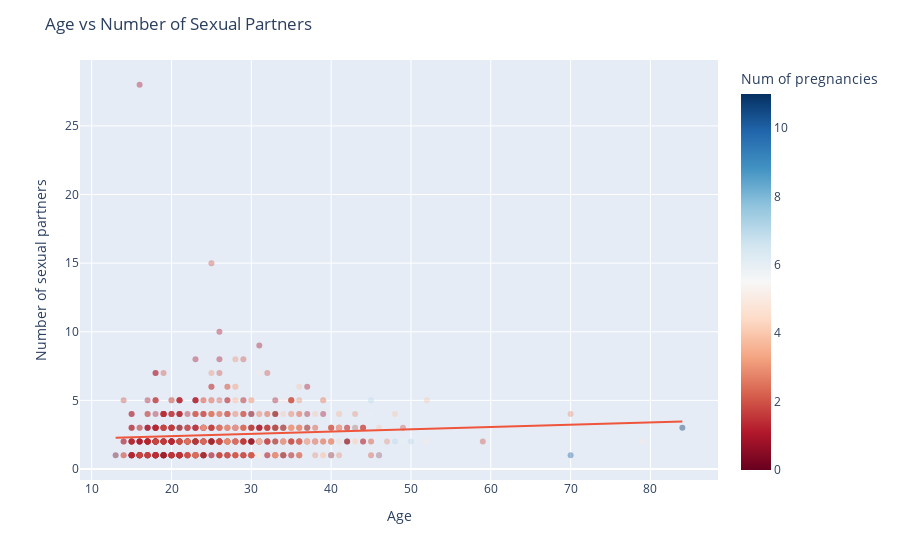

The cell this chart's notebook holds for it:
### Markdown cell above
From the scatterplot, it is seen that the number of sexual partners have remained consistent throught out differing age ranges.

### Code cell
age_num_sex_partners = px.scatter(risk_factor_df, x="Age",
                                  y="Number of sexual partners",
                                  trendline="ols",
                                  opacity=0.4,
                                  color="Num of pregnancies",
                                  color_continuous_scale="rdbu",)
age_num_sex_partners.update_layout(title="Age vs Number of Sexual Partners")
age_num_sex_partners.show()

### Figure 1 — Plotly figure (JSON) as saved in the notebook; plotly's stock layout.template omitted (floating-point values rounded to 4 significant figures; data arrays with more than 128 entries replaced by an {"elided": "..."} marker saying what was removed)
{"data": [{"hovertemplate": "Age=%{x}<br>Number of sexual partners=%{y}<br>Num of pregnancies=%{marker.color}<extra></extra>", "legendgroup": "", "marker": {"color": {"elided": "858 int values"}, "coloraxis": "coloraxis", "opacity": 0.4, "symbol": "circle"}, "mode": "markers", "name": "", "orientation": "v", "showlegend": false, "type": "scatter", "x": {"elided": "858 int values"}, "xaxis": "x", "y": {"elided": "858 int values"}, "yaxis": "y"}, {"hovertemplate": "<b>OLS trendline</b><br>Number of sexual partners = 0.0166396 * Age + 2.06537<br>R<sup>2</sup>=0.007391<br><br>Age=%{x}<br>Number of sexual partners=%{y} <b>(trend)</b><extra></extra>", "legendgroup": "", "marker": {"symbol": "circle"}, "mode": "lines", "name": "", "showlegend": false, "type": "scatter", "x": {"elided": "858 int values"}, "xaxis": "x", "y": {"elided": "858 float values"}, "yaxis": "y"}], "layout": {"autosize": true, "coloraxis": {"colorbar": {"title": {"text": "Num of pregnancies"}}, "colorscale": [[0, "rgb(103,0,31)"], [0.1, "rgb(178,24,43)"], [0.2, "rgb(214,96,77)"], [0.3, "rgb(244,165,130)"], [0.4, "rgb(253,219,199)"], [0.5, "rgb(247,247,247)"], [0.6, "rgb(209,229,240)"], [0.7, "rgb(146,197,222)"], [0.8, "rgb(67,147,195)"], [0.9, "rgb(33,102,172)"], [1, "rgb(5,48,97)"]]}, "legend": {"tracegroupgap": 0}, "margin": {"t": 60}, "title": {"text": "Age vs Number of Sexual Partners"}, "xaxis": {"anchor": "y", "autorange": true, "domain": [0, 1], "range": [8.753, 88.25], "title": {"text": "Age"}, "type": "linear"}, "yaxis": {"anchor": "x", "autorange": true, "domain": [0, 1], "range": [-0.9144, 29.91], "title": {"text": "Number of sexual partners"}, "type": "linear"}}}
